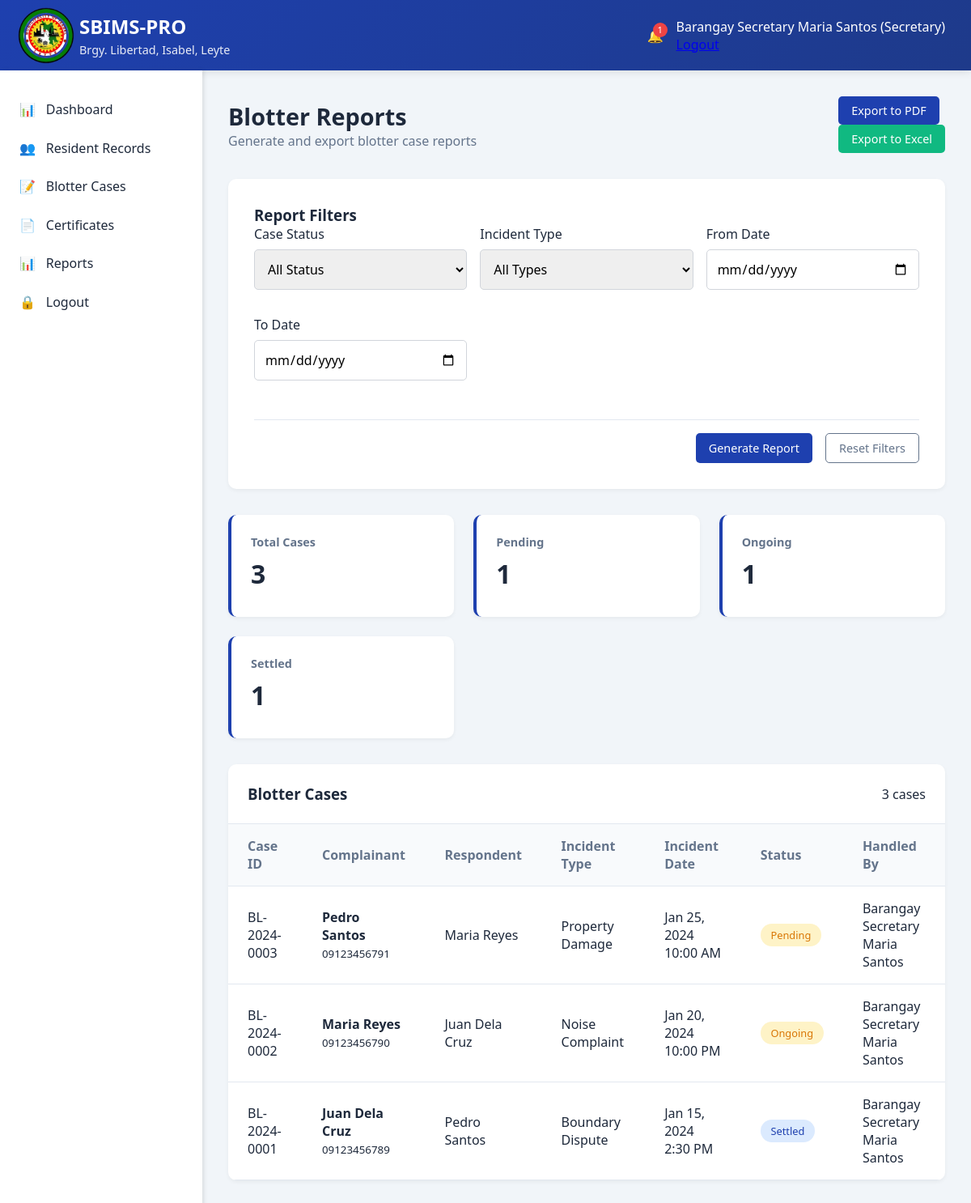
The app's page /secretary/reports_blotter.php (signed in) with its own data.
### tables this page shows
CREATE TABLE `blotters` (
  `id` int(11) NOT NULL AUTO_INCREMENT,
  `case_id` varchar(20) NOT NULL,
  `complainant_id` int(11) NOT NULL,
  `respondent_name` varchar(100) NOT NULL,
  `respondent_address` text DEFAULT NULL,
  `incident_type` varchar(100) NOT NULL,
  `incident_date` datetime NOT NULL,
  `incident_location` text NOT NULL,
  `description` text NOT NULL,
  `status` enum('Pending','Ongoing','Settled','Referred') DEFAULT 'Pending',
  `resolution` text DEFAULT NULL,
  `resolved_date` datetime DEFAULT NULL,
  `handled_by` int(11) NOT NULL,
  `created_at` timestamp NOT NULL DEFAULT current_timestamp(),
  PRIMARY KEY (`id`),
  UNIQUE KEY `case_id` (`case_id`),
  KEY `complainant_id` (`complainant_id`),
  KEY `handled_by` (`handled_by`),
  CONSTRAINT `blotters_ibfk_1` FOREIGN KEY (`complainant_id`) REFERENCES `residents` (`id`) ON DELETE CASCADE,
  CONSTRAINT `blotters_ibfk_2` FOREIGN KEY (`handled_by`) REFERENCES `users` (`id`) ON DELETE CASCADE
);

CREATE TABLE `residents` (
  `id` int(11) NOT NULL AUTO_INCREMENT,
  `resident_id` varchar(20) NOT NULL,
  `first_name` varchar(50) NOT NULL,
  `middle_name` varchar(50) DEFAULT NULL,
  `last_name` varchar(50) NOT NULL,
  `birthdate` date NOT NULL,
  `gender` enum('Male','Female') NOT NULL,
  `civil_status` enum('Single','Married','Widowed','Divorced') NOT NULL,
  `contact_number` varchar(15) DEFAULT NULL,
  `email` varchar(100) DEFAULT NULL,
  `address` text NOT NULL,
  `purok` varchar(50) NOT NULL,
  `household_number` varchar(20) DEFAULT NULL,
  `is_voter` tinyint(1) DEFAULT 0,
  `is_4ps` tinyint(1) DEFAULT 0,
  `is_senior` tinyint(1) DEFAULT 0,
  `is_pwd` tinyint(1) DEFAULT 0,
  `created_at` timestamp NOT NULL DEFAULT current_timestamp(),
  `updated_at` timestamp NOT NULL DEFAULT current_timestamp() ON UPDATE current_timestamp(),
  PRIMARY KEY (`id`),
  UNIQUE KEY `resident_id` (`resident_id`)
);

CREATE TABLE `users` (
  `id` int(11) NOT NULL AUTO_INCREMENT,
  `username` varchar(50) NOT NULL,
  `password` varchar(255) NOT NULL,
  `email` varchar(100) DEFAULT NULL,
  `role` enum('admin','captain','secretary','resident') NOT NULL,
  `full_name` varchar(100) NOT NULL,
  `is_active` tinyint(1) DEFAULT 1,
  `last_login` datetime DEFAULT NULL,
  `created_at` timestamp NOT NULL DEFAULT current_timestamp(),
  PRIMARY KEY (`id`),
  UNIQUE KEY `username` (`username`)
);

### config/functions.php (called while the page is built, shortened)
<?php
function formatDateTime($datetime) {
    return date('M j, Y g:i A', strtotime($datetime));
}
?>

### secretary/reports_blotter.php (the view, shortened to what this page needs)
<?php
require_once '../config/functions.php';
$database = new Database();
$db = $database->getConnection();
$date_from = $_GET['date_from'] ?? '';
$date_to = $_GET['date_to'] ?? '';
$query = "SELECT b.*, r.first_name, r.last_name, r.contact_number, u.full_name as handled_by_name
          FROM blotters b
          JOIN residents r ON b.complainant_id = r.id
          JOIN users u ON b.handled_by = u.id
          WHERE 1=1";
$query .= " ORDER BY b.incident_date DESC";
$stmt = $db->prepare($query);
$stmt->execute();
$blotters = $stmt->fetchAll(PDO::FETCH_ASSOC);
?>
<?php include '../includes/header.php'; ?>
<?php include '../includes/topbar.php'; ?>
<div class="main-container">
    <?php include '../includes/sidebar.php'; ?>
    <main class="content">
        <div class="page-header">
            <div class="page-title">
                <h1>Blotter Reports</h1>
                <p>Generate and export blotter case reports</p>
            </div>
            <div class="page-actions">
                <button onclick="exportToPDF()" class="btn btn-primary">Export to PDF</button>
                <button onclick="exportToExcel()" class="btn btn-success">Export to Excel</button>
            </div>
        </div>
        <div class="form-container">
            <h3>Report Filters</h3>
            <form method="GET" class="filter-form">
                <div class="form-row">
                    <div class="form-group">
                        <label for="status">Case Status</label>
                        <select id="status" name="status">
                            <option value="">All Status</option>
                        </select>
                    </div>
                    <div class="form-group">
                        <label for="incident_type">Incident Type</label>
                        <select id="incident_type" name="incident_type">
                            <option value="">All Types</option>
                        </select>
                    </div>
                    <div class="form-group">
                        <label for="date_from">From Date</label>
                        <input type="date" id="date_from" name="date_from" value="<?php echo $date_from; ?>">
                    </div>
                    <div class="form-group">
                        <label for="date_to">To Date</label>
                        <input type="date" id="date_to" name="date_to" value="<?php echo $date_to; ?>">
                    </div>
                </div>
                <div class="form-actions">
                    <button type="submit" class="btn btn-primary">Generate Report</button>
                    <a href="reports_blotter.php" class="btn btn-outline">Reset Filters</a>
                </div>
            </form>
        </div>
        <div class="stats-grid">
            <div class="stat-card">
                <h3>Total Cases</h3>
                <div class="stat-value"><?php echo count($blotters); ?></div>
            </div>
            <div class="stat-card">
                <h3>Pending</h3>
                <div class="stat-value">
                    <?php
                    $pending_count = array_filter($blotters, function($b) { return $b['status'] == 'Pending'; });
                    echo count($pending_count);
                    ?>
                </div>
            </div>
            <div class="stat-card">
                <h3>Ongoing</h3>
                <div class="stat-value">
                    <?php
                    $ongoing_count = array_filter($blotters, function($b) { return $b['status'] == 'Ongoing'; });
                    echo count($ongoing_count);
                    ?>
                </div>
            </div>
            <div class="stat-card">
                <h3>Settled</h3>
                <div class="stat-value">
                    <?php
                    $settled_count = array_filter($blotters, function($b) { return $b['status'] == 'Settled'; });
                    echo count($settled_count);
                    ?>
                </div>
            </div>
        </div>
        <div class="data-table">
            <div class="table-header">
                <h3>Blotter Cases</h3>
                <div class="table-actions">
                    <span class="badge"><?php echo count($blotters); ?> cases</span>
                </div>
            </div>
            <table id="blotterTable">
                <thead>
                    <tr>
                        <th>Case ID</th>
                        <th>Complainant</th>
                        <th>Respondent</th>
                        <th>Incident Type</th>
                        <th>Incident Date</th>
                        <th>Status</th>
                        <th>Handled By</th>
                    </tr>
                </thead>
                <tbody>
                    <?php if (count($blotters) > 0): ?>
                        <?php foreach ($blotters as $blotter): ?>
                        <tr>
                            <td><?php echo htmlspecialchars($blotter['case_id']); ?></td>
                            <td>
                                <strong><?php echo htmlspecialchars($blotter['first_name'] . ' ' . $blotter['last_name']); ?></strong><br>
                                <small><?php echo htmlspecialchars($blotter['contact_number']); ?></small>
                            </td>
                            <td><?php echo htmlspecialchars($blotter['respondent_name']); ?></td>
                            <td><?php echo htmlspecialchars($blotter['incident_type']); ?></td>
                            <td><?php echo formatDateTime($blotter['incident_date']); ?></td>
                            <td>
                                <span class="status status-<?php echo strtolower($blotter['status']); ?>">
                                    <?php echo $blotter['status']; ?>
                                </span>
                            </td>
                            <td><?php echo htmlspecialchars($blotter['handled_by_name']); ?></td>
                        </tr>
                        <?php endforeach; ?>
                    <?php endif; ?>
                </tbody>
            </table>
        </div>
    </main>
</div>
<?php include '../includes/footer.php'; ?>

### assets/css/main.css (style rules this page uses)
:root { --primary: #1e40af; --primary-dark: #1e3a8a; --secondary: #64748b; --success: #10b981; --warning: #f59e0b; --danger: #ef4444; --light: #f8fafc; --dark: #1e293b; }
* { margin: 0; padding: 0; box-sizing: border-box; font-family: 'Segoe UI', Tahoma, Geneva, Verdana, sans-serif; }
body { background-color: #f1f5f9; color: var(--dark); }
.main-container { display: flex; min-height: calc(100vh - 80px); }
.content { flex: 1; padding: 2rem; }
.page-header { display: flex; justify-content: space-between; align-items: center; margin-bottom: 2rem; }
.page-title h1 { font-size: 1.8rem; color: var(--dark); }
.page-title p { color: var(--secondary); }
.btn { padding: 0.5rem 1rem; border: none; border-radius: 5px; cursor: pointer; font-weight: 500; display: flex; align-items: center; gap: 0.5rem; transition: all 0.3s; text-decoration: none; font-size: 0.9rem; }
.btn-primary { background: var(--primary); color: white; }
.btn-outline { background: transparent; border: 1px solid var(--secondary); color: var(--secondary); }
.btn-success { background: var(--success); color: white; }

### assets/css/dashboard.css (style rules this page uses)
.stats-grid { display: grid; grid-template-columns: repeat(auto-fill, minmax(240px, 1fr)); gap: 1.5rem; margin-bottom: 2rem; }
.stat-card { background: white; border-radius: 10px; padding: 1.5rem; box-shadow: 0 2px 5px rgba(0,0,0,0.05); border-left: 4px solid var(--primary); }
.stat-card h3 { font-size: 0.9rem; color: var(--secondary); margin-bottom: 0.5rem; }
.stat-value { font-size: 2rem; font-weight: bold; color: var(--dark); margin-bottom: 0.5rem; }
.data-table { background: white; border-radius: 10px; overflow: hidden; box-shadow: 0 2px 5px rgba(0,0,0,0.05); margin-bottom: 2rem; }
.table-header { padding: 1.5rem; border-bottom: 1px solid #e2e8f0; display: flex; justify-content: space-between; align-items: center; }
.table-header h3 { color: var(--dark); }
.table-actions { display: flex; gap: 0.5rem; }
table { width: 100%; border-collapse: collapse; }
th, td { padding: 1rem 1.5rem; text-align: left; border-bottom: 1px solid #e2e8f0; }
th { background: #f8fafc; font-weight: 600; color: var(--secondary); }
.status { padding: 0.3rem 0.8rem; border-radius: 20px; font-size: 0.8rem; font-weight: 500; display: inline-block; }
.status-pending { background: #fef3c7; color: #d97706; }
.status-settled { background: #dbeafe; color: #1e40af; }
.status-ongoing { background: #fef3c7; color: #d97706; }
.form-container { background: white; border-radius: 10px; padding: 2rem; box-shadow: 0 2px 5px rgba(0,0,0,0.05); margin-bottom: 2rem; }
.form-row { display: grid; grid-template-columns: repeat(auto-fit, minmax(250px, 1fr)); gap: 1rem; margin-bottom: 1rem; }
.form-group { margin-bottom: 1rem; }
.form-group label { display: block; margin-bottom: 0.5rem; font-weight: 500; color: var(--dark); }
.form-group input, .form-group select, .form-group textarea { width: 100%; padding: 0.75rem; border: 1px solid #d1d5db; border-radius: 5px; font-size: 1rem; transition: border-color 0.3s; }
.form-actions { display: flex; gap: 1rem; justify-content: flex-end; margin-top: 2rem; padding-top: 1rem; border-top: 1px solid #e2e8f0; }

### records on screen
blotters: case "BL-2024-0003", complainant.last_name "Pedro Santos", complainant.contact_number "09123456791", respondent_name "Maria Reyes", incident_type "Property Damage", incident_date "Jan 25, 2024 10:00 AM", status "Pending", handled_by.full_name "Barangay Secretary Maria Santos"
blotters: case "BL-2024-0002", complainant.last_name "Maria Reyes", complainant.contact_number "09123456790", respondent_name "Juan Dela Cruz", incident_type "Noise Complaint", incident_date "Jan 20, 2024 10:00 PM", status "Ongoing", handled_by.full_name "Barangay Secretary Maria Santos"
blotters: case "BL-2024-0001", complainant.last_name "Juan Dela Cruz", complainant.contact_number "09123456789", respondent_name "Pedro Santos", incident_type "Boundary Dispute", incident_date "Jan 15, 2024 2:30 PM", status "Settled", handled_by.full_name "Barangay Secretary Maria Santos"

### other values on screen
$notification_count "1"
$_SESSION['full_name'] "Barangay Secretary Maria Santos"
$_SESSION['user_role'] "Secretary"
count($blotters) "3"
count($pending_count) "1"
count($ongoing_count) "1"
count($settled_count) "1"
